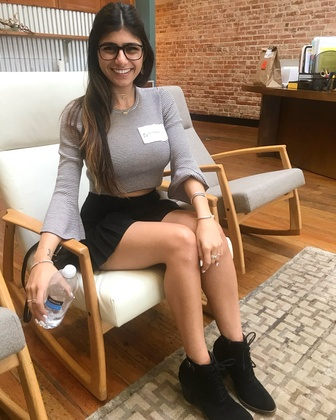
%> input picture imgs/mia.jpg, 336 x 420 px, shrunk from 960 x 1200 before the run
$ octave bordes.m   (GNU Octave 9; MATLAB toolbox functions it lacks are replaced by stand-ins)
%> lines starting %> are read from the running program, lines starting %| are printed output that depends on the picture; in (x1, y1, x2, y2) boxes, pixels count from 0 and x2, y2 are one past the last pixel; in counts of white or black regions, pixels touching at a corner belong together; the program's own positions count from 1
I = imread('imgs/mia.jpg');
%> I is the input picture: size 420x336x3 uint8; mean R, G, B 151.4, 123.7, 100.4
[h, w] = size(I);% obtencion de las dimenciones
%> h = 420; w = 1008
borde = ones(h,w);% creacion de la matriz d elos bordes
figure(1); subplot(2,2,1); imshow(I); title('Original image');
subplot(2,2,3); imhist(I); title('Image histogram');

%umbralizacion
for i = 1:h
    for j = 1:w
        val = I(i,j); %obtencion del valor del tono
        if (val > 127)
            borde(i,j) = 1;
        else
            borde(i,j) = 0;
        end
    end
end
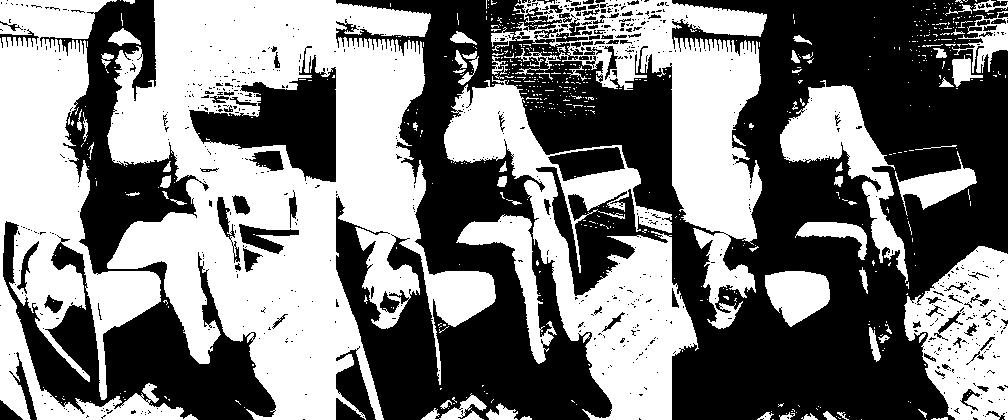
%> borde: size 420x1008 double; values 0 (black) and 1 (white), 49% white; 623 white regions (550 under 20 px), largest, box (x1, y1, x2, y2) and area: (107, 0, 496, 420) 83714, (0, 0, 198, 420) 33714, (444, 76, 699, 420) 27414
subplot(2,2,2); imshow(borde); title('Edges');
subplot(2,2,4); imhist(borde); title('Edges histogram');
%> after `title('Edges histogram')`:
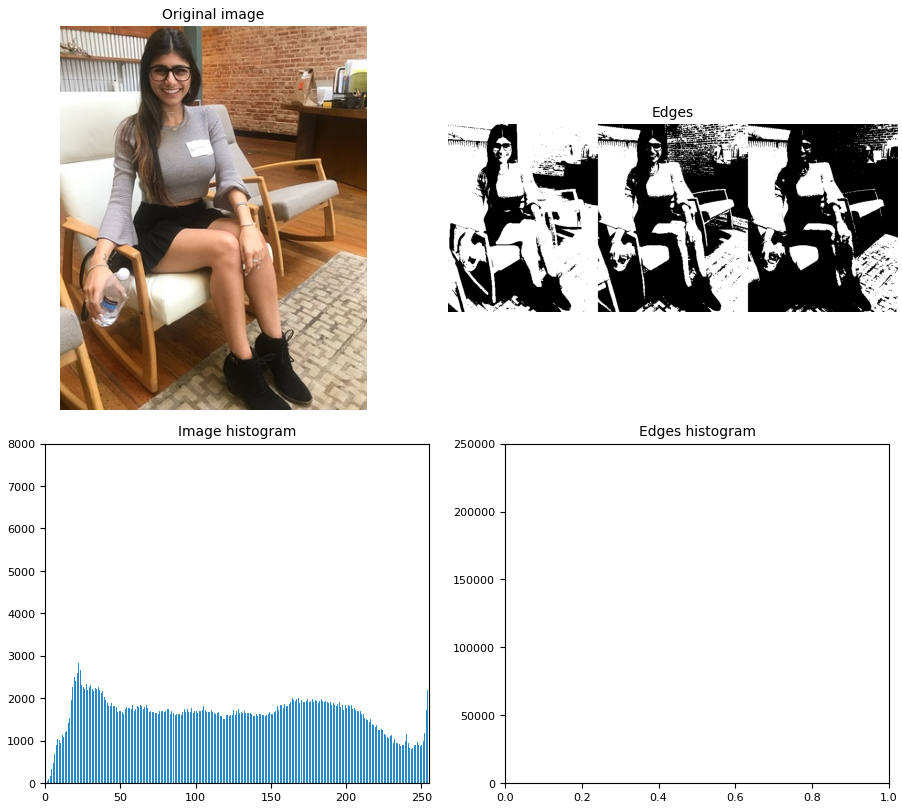
%> figure redrawn from the program's plot data, 4 panels

$ run again, with imgs/foto.jpg copied over imgs/mia.jpg
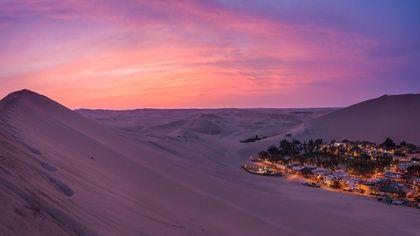
%> input picture imgs/foto.jpg, 420 x 236 px, shrunk from 1920 x 1080 before the run
%> I is the input picture: size 236x420x3 uint8; mean R, G, B 133.8, 89.1, 116.8
%> after the loop `for i = 1:h`:
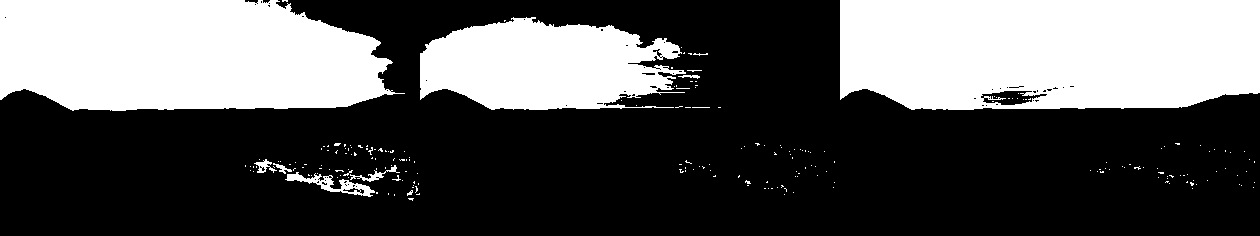
%> borde: size 236x1260 double; values 0 (black) and 1 (white), 34% white; 216 white regions (207 under 20 px), largest, box (x1, y1, x2, y2) and area: (840, 0, 1260, 110) 43363, (0, 0, 405, 111) 37968, (420, 17, 686, 110) 18073
%> `title('Edges histogram')`:
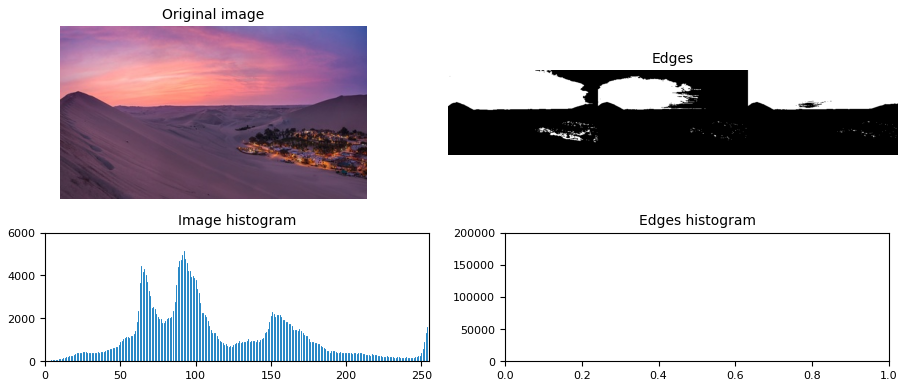
%> figure redrawn from the program's plot data, 4 panels

$ run again, with imgs/paisaje.jpg copied over imgs/mia.jpg
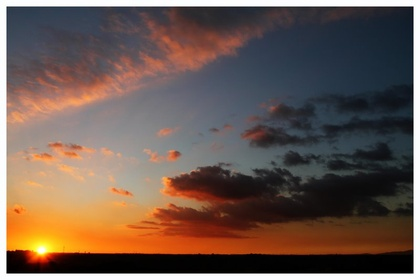
%> input picture imgs/paisaje.jpg, 420 x 280 px, shrunk from 800 x 534 before the run
%> I is the input picture: size 280x420x3 uint8; mean R, G, B 109.5, 89.9, 80.1
%> after the loop `for i = 1:h`:
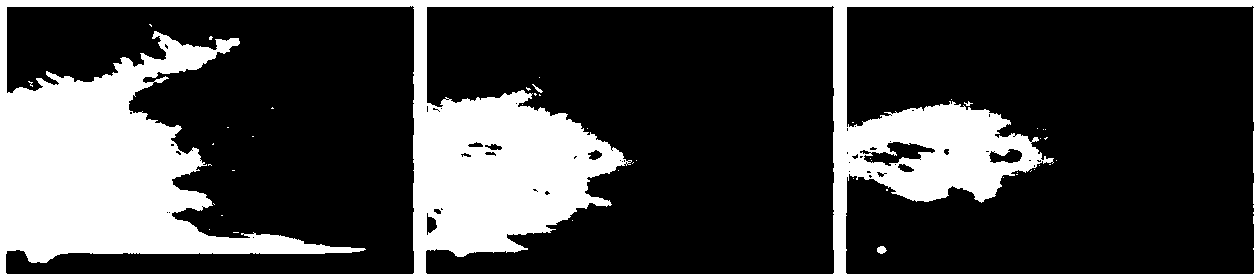
%> borde: size 280x1260 double; values 0 (black) and 1 (white), 27.4% white; 46 white regions (42 under 20 px), largest, box (x1, y1, x2, y2) and area: (0, 0, 1260, 280) 96550, (877, 246, 887, 254) 58, (532, 84, 543, 93) 30, (964, 101, 973, 106) 20
%> `title('Edges histogram')`:
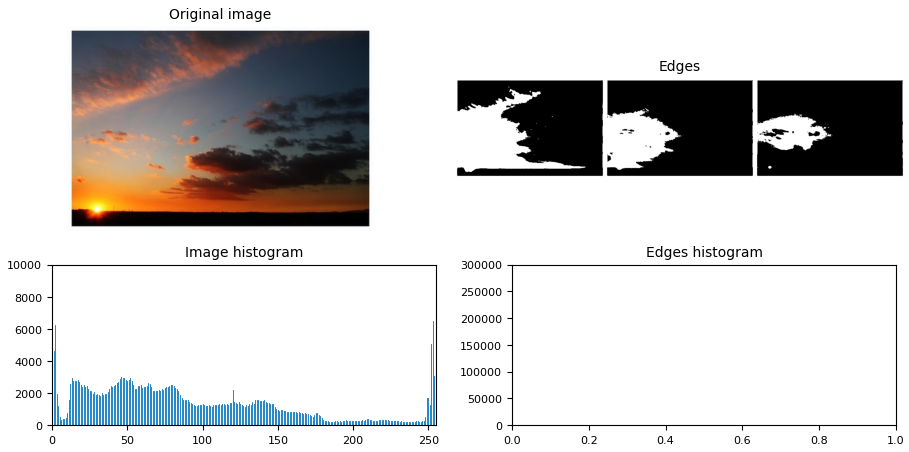
%> figure redrawn from the program's plot data, 4 panels
